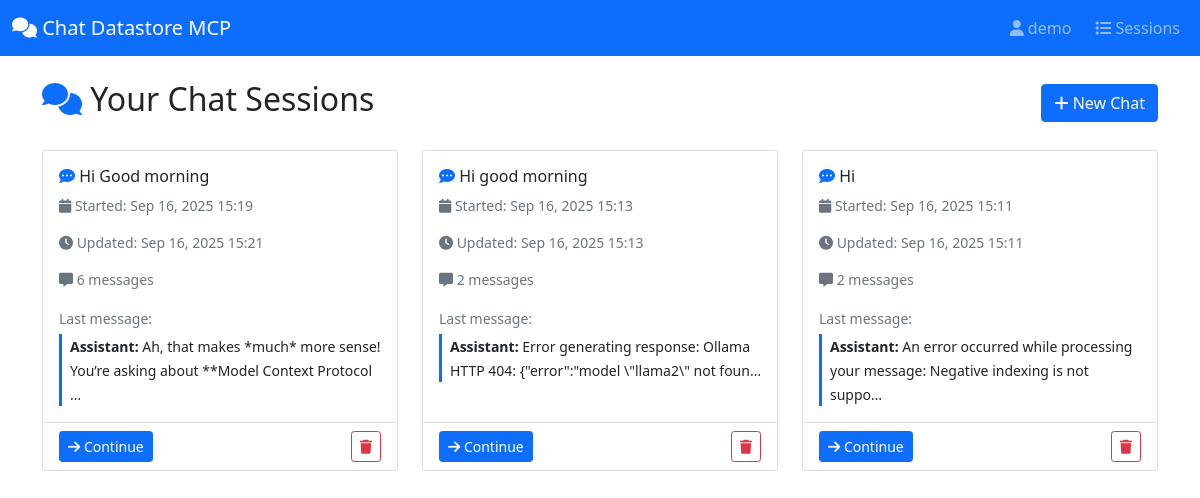
The app's page /sessions/ (signed in) with its own data.
### chat/models.py (models this page shows, shortened)
class ChatSession(models.Model):
    id = models.UUIDField(primary_key=True, default=uuid.uuid4, editable=False)
    user = models.ForeignKey(User, on_delete=models.CASCADE, related_name='chat_sessions')
    title = models.CharField(max_length=200, blank=True)
    created_at = models.DateTimeField(auto_now_add=True)
    updated_at = models.DateTimeField(auto_now=True)
    is_active = models.BooleanField(default=True)
    mcp_session_id = models.CharField(max_length=100, blank=True, null=True)
    metadata = models.JSONField(default=dict, blank=True)
    class Meta:
        ordering = ['-updated_at']
    def get_title(self):
        if self.title:
            return self.title
        first_message = self.messages.filter(role='user').first()
        if first_message:
            return first_message.content[:50] + "..." if len(first_message.content) > 50 else first_message.content
        return f"Chat {self.created_at.strftime('%Y-%m-%d %H:%M')}"

class ChatMessage(models.Model):
    ROLE_CHOICES = [
        ('user', 'User'),
        ('assistant', 'Assistant'),
        ('system', 'System'),
    ]
    STATUS_CHOICES = [
        ('pending', 'Pending'),
        ('processing', 'Processing'),
        ('completed', 'Completed'),
        ('error', 'Error'),
    ]
    id = models.UUIDField(primary_key=True, default=uuid.uuid4, editable=False)
    session = models.ForeignKey(ChatSession, on_delete=models.CASCADE, related_name='messages')
    role = models.CharField(max_length=10, choices=ROLE_CHOICES)
    content = models.TextField()
    timestamp = models.DateTimeField(auto_now_add=True)
    status = models.CharField(max_length=20, choices=STATUS_CHOICES, default='completed')
    model_used = models.CharField(max_length=100, blank=True)
    tokens_used = models.IntegerField(null=True, blank=True)
    mcp_operations = models.JSONField(default=list, blank=True)
    error_message = models.TextField(blank=True)
    trace_id = models.CharField(max_length=100, blank=True)
    span_id = models.CharField(max_length=100, blank=True)
    class Meta:
        ordering = ['timestamp']

### chat/views.py (the view)
# urls.py: path('sessions/', views.chat_list, name='chat_list'),
@login_required
def chat_list(request):
    sessions = ChatSession.objects.filter(
        user=request.user,
        is_active=True
    ).order_by('-updated_at')
    paginator = Paginator(sessions, 20)
    page_number = request.GET.get('page')
    page_obj = paginator.get_page(page_number)
    return render(request, 'chat/chat_list.html', {
        'page_obj': page_obj,
        'sessions': page_obj.object_list
    })

### templates/chat/chat_list.html (shortened to what this page needs)
{% extends 'base.html' %}
{% block content %}
<div class="container mt-4">
    <div class="d-flex justify-content-between align-items-center mb-4">
        <h2>
            <i class="fas fa-comments text-primary"></i>
            Your Chat Sessions
        </h2>
        <a href="{% url 'chat:new_chat' %}" class="btn btn-primary">
            <i class="fas fa-plus"></i> New Chat
        </a>
    </div>
    {% if sessions %}
        <div class="row">
            {% for session in sessions %}
                <div class="col-md-6 col-lg-4 mb-4">
                    <div class="card h-100">
                        <div class="card-body">
                            <h6 class="card-title">
                                <i class="fas fa-comment-dots text-primary"></i>
                                {{ session.get_title|truncatechars:40 }}
                            </h6>
                            <p class="card-text text-muted small">
                                <i class="fas fa-calendar"></i>
                                Started: {{ session.created_at|date:"M d, Y H:i" }}
                            </p>
                            <p class="card-text text-muted small">
                                <i class="fas fa-clock"></i>
                                Updated: {{ session.updated_at|date:"M d, Y H:i" }}
                            </p>
                            <p class="card-text text-muted small">
                                <i class="fas fa-message"></i>
                                {{ session.messages.count }} message{{ session.messages.count|pluralize }}
                            </p>
                            {% if session.messages.exists %}
                                <div class="card-text">
                                    <small class="text-muted">Last message:</small>
                                    <div class="border-start border-3 border-primary ps-2 mt-1">
                                        <small>
                                            {% with last_message=session.messages.last %}
                                                <strong>{{ last_message.role|capfirst }}:</strong>
                                                {{ last_message.content|truncatechars:80 }}
                                            {% endwith %}
                                        </small>
                                    </div>
                                </div>
                            {% endif %}
                        </div>
                        <div class="card-footer bg-transparent">
                            <div class="d-flex justify-content-between">
                                <a href="{% url 'chat:chat_session' session.id %}" class="btn btn-sm btn-primary">
                                    <i class="fas fa-arrow-right"></i> Continue
                                </a>
                                <button class="btn btn-sm btn-outline-danger"
                                        onclick="deleteSession('{{ session.id }}')">
                                    <i class="fas fa-trash"></i>
                                </button>
                            </div>
                        </div>
                    </div>
                </div>
            {% endfor %}
        </div>
    {% endif %}
</div>
{% endblock %}

### templates/base.html (shortened to what this page needs)
<!DOCTYPE html>
<html lang="en">
<head>
    <link href="https://cdn.jsdelivr.net/npm/bootstrap@5.1.3/dist/css/bootstrap.min.css" rel="stylesheet">
    <link href="https://cdnjs.cloudflare.com/ajax/libs/font-awesome/6.0.0/css/all.min.css" rel="stylesheet">
</head>
<body>
    <nav class="navbar navbar-expand-lg navbar-dark bg-primary">
        <div class="container-fluid">
            <a class="navbar-brand" href="{% url 'chat:home' %}">
                <i class="fas fa-comments"></i> Chat Datastore MCP
            </a>
            <div class="navbar-nav ms-auto">
                {% if user.is_authenticated %}
                    <span class="navbar-text me-3">
                        <i class="fas fa-user"></i> {{ user.username }}
                    </span>
                    <a class="nav-link" href="{% url 'chat:chat_list' %}">
                        <i class="fas fa-list"></i> Sessions
                    </a>
                {% else %}
                    <a class="nav-link" href="{% url 'chat:quick_login' %}">
                        <i class="fas fa-sign-in-alt"></i> Login
                    </a>
                {% endif %}
            </div>
        </div>
    </nav>
    <main class="container-fluid">
        {% block content %}{% endblock %}
    </main>
</body>
</html>

### records on screen
ChatSession: get_title "Hi Good morning", created_at "Sep 16, 2025 15:19", updated_at "Sep 16, 2025 15:21", messages.count "6", messages.last.role "Assistant", messages.last.content "Ah, that makes *much* more sense! You’re asking about **Model Context Protocol …"
ChatSession: get_title "Hi good morning", created_at "Sep 16, 2025 15:13", updated_at "Sep 16, 2025 15:13", messages.count "2", messages.last.role "Assistant", messages.last.content "Error generating response: Ollama HTTP 404: {\"error\":\"model \\\"llama2\\\" not foun…"
ChatSession: get_title "Hi", created_at "Sep 16, 2025 15:11", updated_at "Sep 16, 2025 15:11", messages.count "2", messages.last.role "Assistant", messages.last.content "An error occurred while processing your message: Negative indexing is not suppo…"

### other values on screen
{{ user.username }} "demo"
